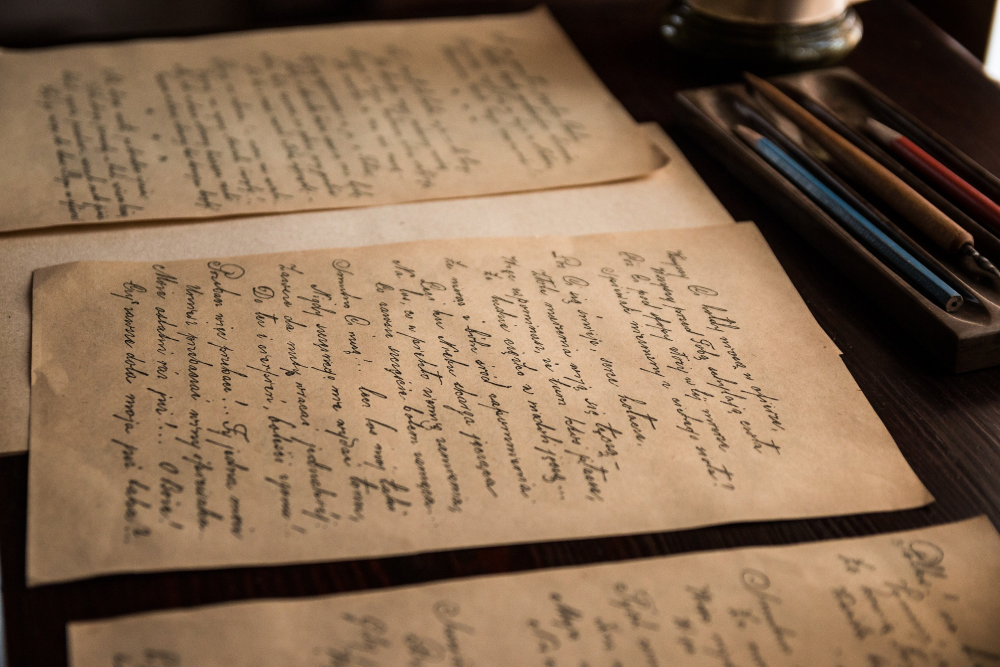
#> input picture opencv03/letter.jpg, 3000 x 2000 px (shown at 1/3 size)
$ python 03.04.py
#> lines starting #> are read from the running program, lines starting #| are printed output that depends on the picture
# practice-hard.py
# 직접 마우스 클릭으로 좌표를 지정하면, 알아서 원근법을 적용하는 방식
import cv2
import numpy as np

points1 = np.zeros((4,2), dtype=np.float32)
count = 0 # 클릭 횟수를 센다
letter = cv2.imread('letter.jpg')
#> letter is the input picture: shape (2000, 3000, 3); mean B, G, R 81.7, 105.8, 132
img = cv2.resize(letter, (640,640))
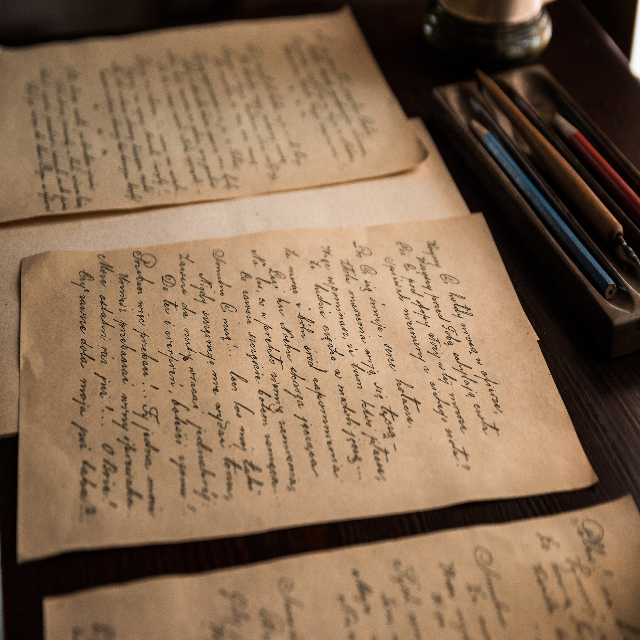
#> img: shape (640, 640, 3); mean B, G, R 81.5, 105.6, 131.9
rows, cols, ch = img.shape
#> rows = 640; cols = 640; ch = 3

# 클릭해둔 좌표가 이동할 목적 좌표
points2 = np.float32([
    [0,0],
    [cols,0],
    [0,rows],
    [cols, rows]])
#> points2 = [[0, 0], [640, 0], [0, 640], [640, 640]]

# 마우스 클릭시 클릭한 위치의 좌표를 배열에 추가하는 이벤트 리스너
def mouseHandler(event, x, y, flags, param):
    global points
    global count
    if event==cv2.EVENT_LBUTTONDOWN:
        points1[count] = [x, y]
        count += 1
        cv2.circle(img, (x,y), 5, (0, 0, 255), -1) #반지름 5크기 빨간 점
        cv2.imshow("img", img)
        if count == 4 :
            M = cv2.getPerspectiveTransform(points1, points2)
            dst = cv2.warpPerspective(img, M, (cols,rows))
            cv2.imshow("dst", dst)


cv2.imshow("img", img)
cv2.setMouseCallback("img", mouseHandler)
cv2.waitKey(0)
cv2.destroyAllWindows()
